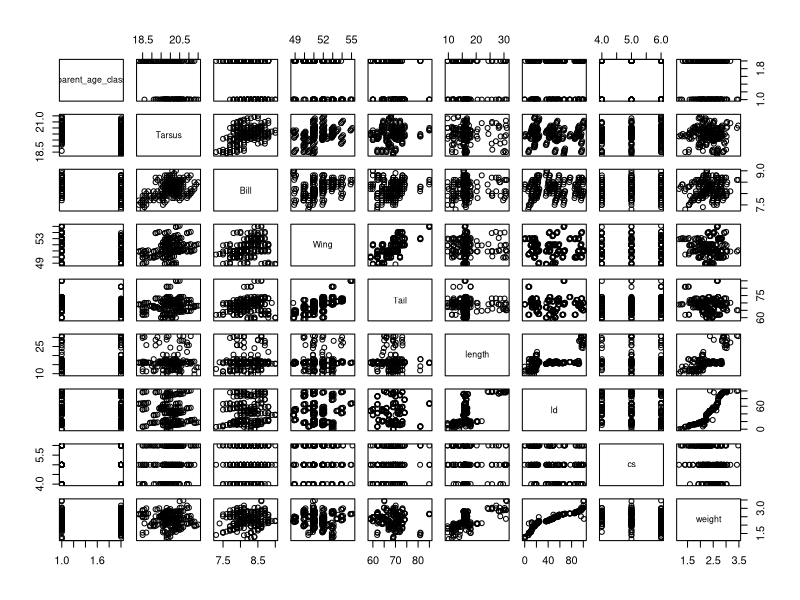
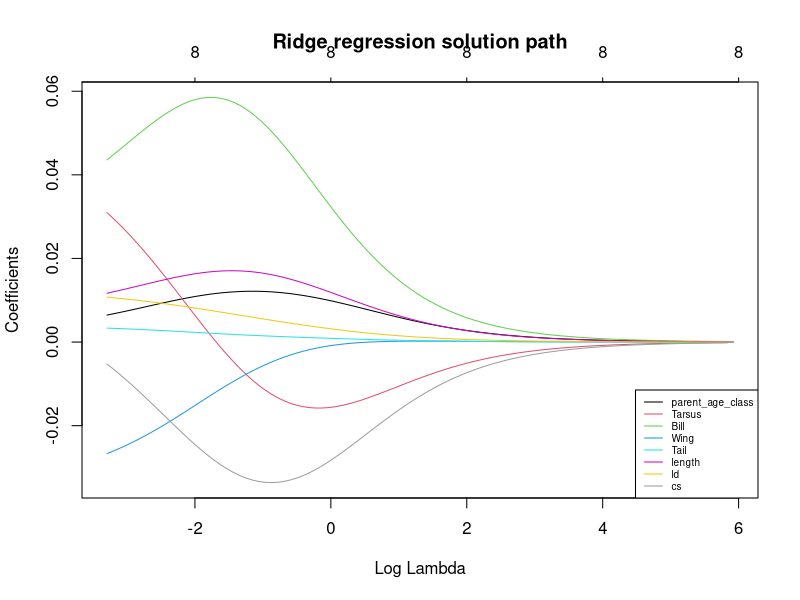
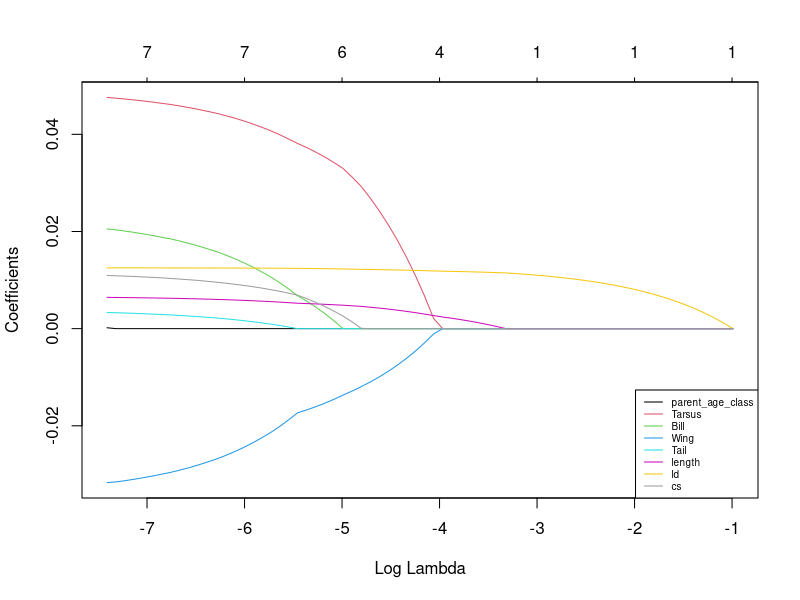
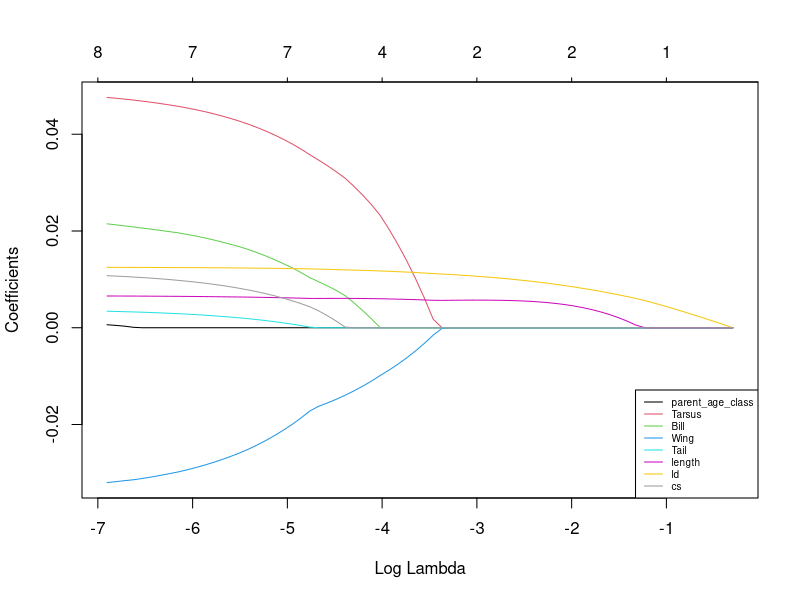

Write the R code that produced these figures, in order.
## ---- chunk 1
dat=read.csv("vp.csv",header=T,row.names=1)
head(dat)
plot(dat)
## ---- chunk 2
library(glmnet)
x=model.matrix(weight~.,dat)[,-1] #removing the first column that only has intercept (we don't need it)
y=dat$weight
## ---- chunk 3
train = sample(1:nrow(x), nrow(x)/2)
test = (-train)
## ---- chunk 4
cvfitr=cv.glmnet(x[train,],y[train],alpha=0)
r.min=cvfitr$lambda.min #this is the best lambda
## ---- chunk 5
predicted_tr=predict(cvfitr,newx=x[train,],s=r.min)
predicted_ts=predict(cvfitr,newx=x[test,],s=r.min)
## ---- chunk 6
train_mse=mean((y[train]-predicted_tr)^2)
test_mse=mean((y[test]-predicted_ts)^2)

## ---- chunk 7
#cross validation for lambda to choose the best lambda. For lasso regression, we choose alpha as 1.
cvfitl=cv.glmnet(x[train,],y[train],alpha=1)
l.min=cvfitl$lambda.min #this is the best lambda
## ---- chunk 8
predicted_tr=predict(cvfitl,newx=x[train,],s=l.min)
predicted_ts=predict(cvfitl,newx=x[test,],s=l.min)
## ---- chunk 9
train_mse=mean((y[train]-predicted_tr)^2)
test_mse=mean((y[test]-predicted_ts)^2)
## ---- chunk 10
#cross validation for lambda to choose the best lambda. For elastic net regression, we choose alpha as 0.5.
cvfite=cv.glmnet(x[train,],y[train],alpha=0.5)
e.min=cvfite$lambda.min #this is the best lambda
## ---- chunk 11
predicted_tr=predict(cvfite,newx=x[train,],s=e.min)
predicted_ts=predict(cvfite,newx=x[test,],s=e.min)
## ---- chunk 12
train_mse=mean((y[train]-predicted_tr)^2)
test_mse=mean((y[test]-predicted_ts)^2)
## ---- chunk 13
#ridge
fitr=glmnet(x=x[train,],y=y[train],alpha=0)
plot(fitr,xvar="lambda", col=1:8, main="Ridge regression solution path")#Lasso regularization paths across log lambda
legend("bottomright",legend=names(dat)[1:8],col=1:8,lty=rep(1,8),cex=0.6)
## ---- chunk 14
#lasso
fitl=glmnet(x=x[train,],y=y[train],alpha=1)
plot(fitl,xvar="lambda", col=1:8)#Lasso regularization paths across log lambda
legend("bottomright",legend=names(dat)[1:8],col=1:8,lty=rep(1,8),cex=0.6)
## ---- chunk 15
fite=glmnet(x=x[train,],y=y[train],alpha=0.5)
plot(fite,xvar="lambda", col=1:8)#Lasso regularization paths across log lambda
legend("bottomright",legend=names(dat)[1:8],col=1:8,lty=rep(1,8),cex=0.6)
